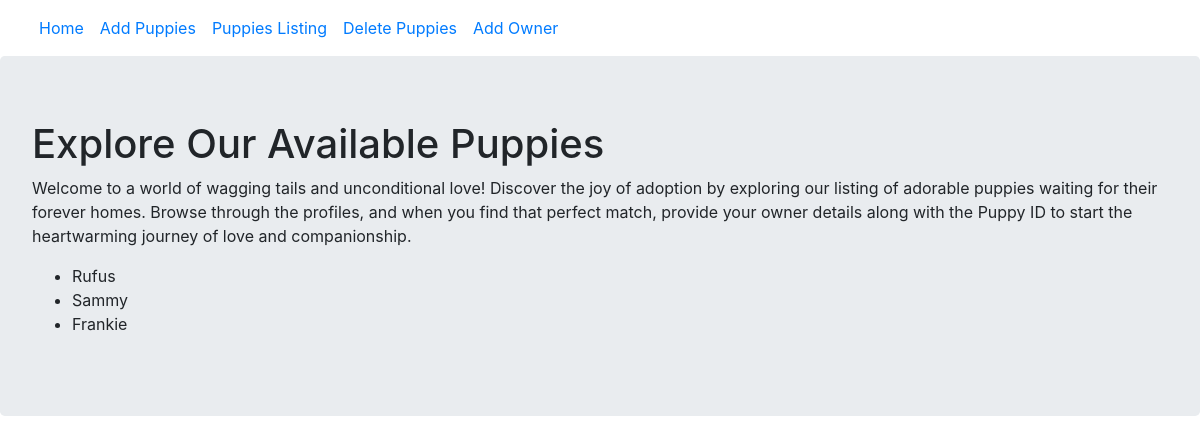
Before: /listallpuppiesV1 with the older database file.
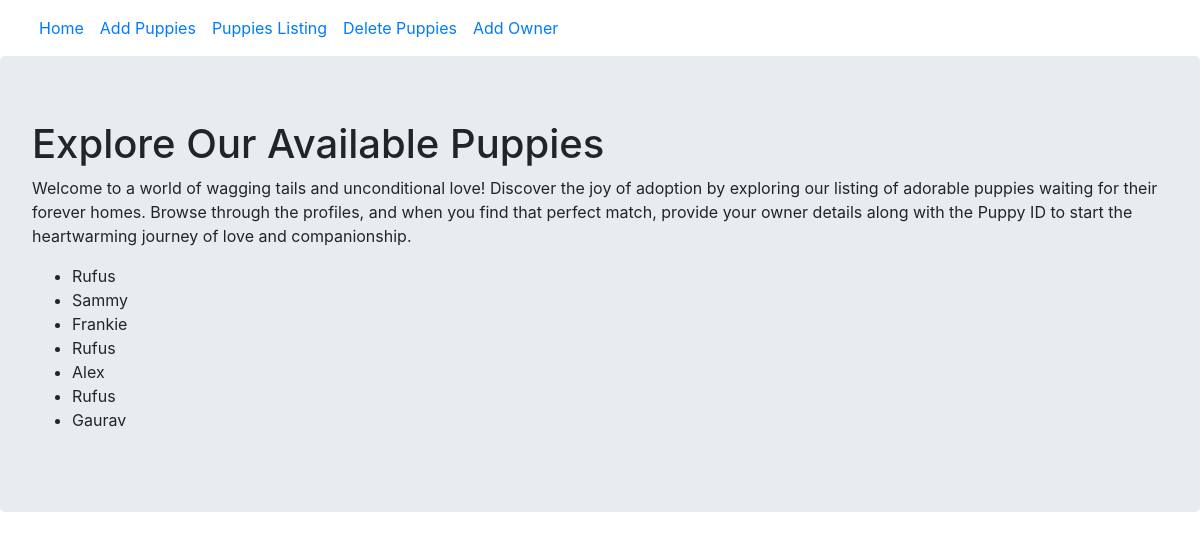
After: the same page with the newer database file.
### models.py (models this page shows)
class Puppies(db.Model):
    __tablename__ = "Puppies"
    id = db.Column(db.Integer, primary_key=True)
    name = db.Column(db.String, nullable=False)
    owners = db.relationship('Owner', back_populates='puppy')

### app.py (the view)
@app.route('/listallpuppiesV1')
def list_puppies():
    puppies = Puppies.query.all()
    return render_template('listpuppies.html', puppies=puppies)

### template/listpuppies.html
{% extends "base.html" %}
{% block content %}
<div class="jumbotron">
    <h1>Explore Our Available Puppies</h1>
    <p>Welcome to a world of wagging tails and unconditional love! Discover the joy of adoption by exploring our listing of adorable puppies waiting for their forever homes. Browse through the profiles, and when you find that perfect match, provide your owner details along with the Puppy ID to start the heartwarming journey of love and companionship.</p>
    <ul>
        {% for pup in puppies %}
        <li>{{pup.name}}</li>
        {% endfor %}
    </ul>
</div>
{% endblock content %}

### template/base.html (shortened to what this page needs)
<html lang="en">
<head>
    <link rel="stylesheet" href="https://cdn.jsdelivr.net/npm/bootstrap@4.4.1/dist/css/bootstrap.min.css">
</head>
<body>
    <nav class="navbar navbar-expand-lg bg-body-tertiary">
        <div class="container-fluid">
          <div class="collapse navbar-collapse" id="navbarNavAltMarkup">
            <div class="navbar-nav" >
              <a class="nav-link active" aria-current="page" href="/">Home</a>
              <a class="nav-link" href="/addpuppiesV1">Add Puppies</a>
              <a class="nav-link" href="/listallpuppiesV1">Puppies Listing</a>
              <a class="nav-link" href="/deletepuppiesV1">Delete Puppies</a>
              <a class="nav-link" href="/addownersV1">Add Owner</a>
            </div>
          </div>
        </div>
      </nav>
    {% block content %}
    {% endblock content %}
</body>
</html>

Changed rows visible on the page:
added Puppies: name "Rufus"
added Puppies: name "Alex"
added Puppies: name "Rufus"
added Puppies: name "Gaurav"
